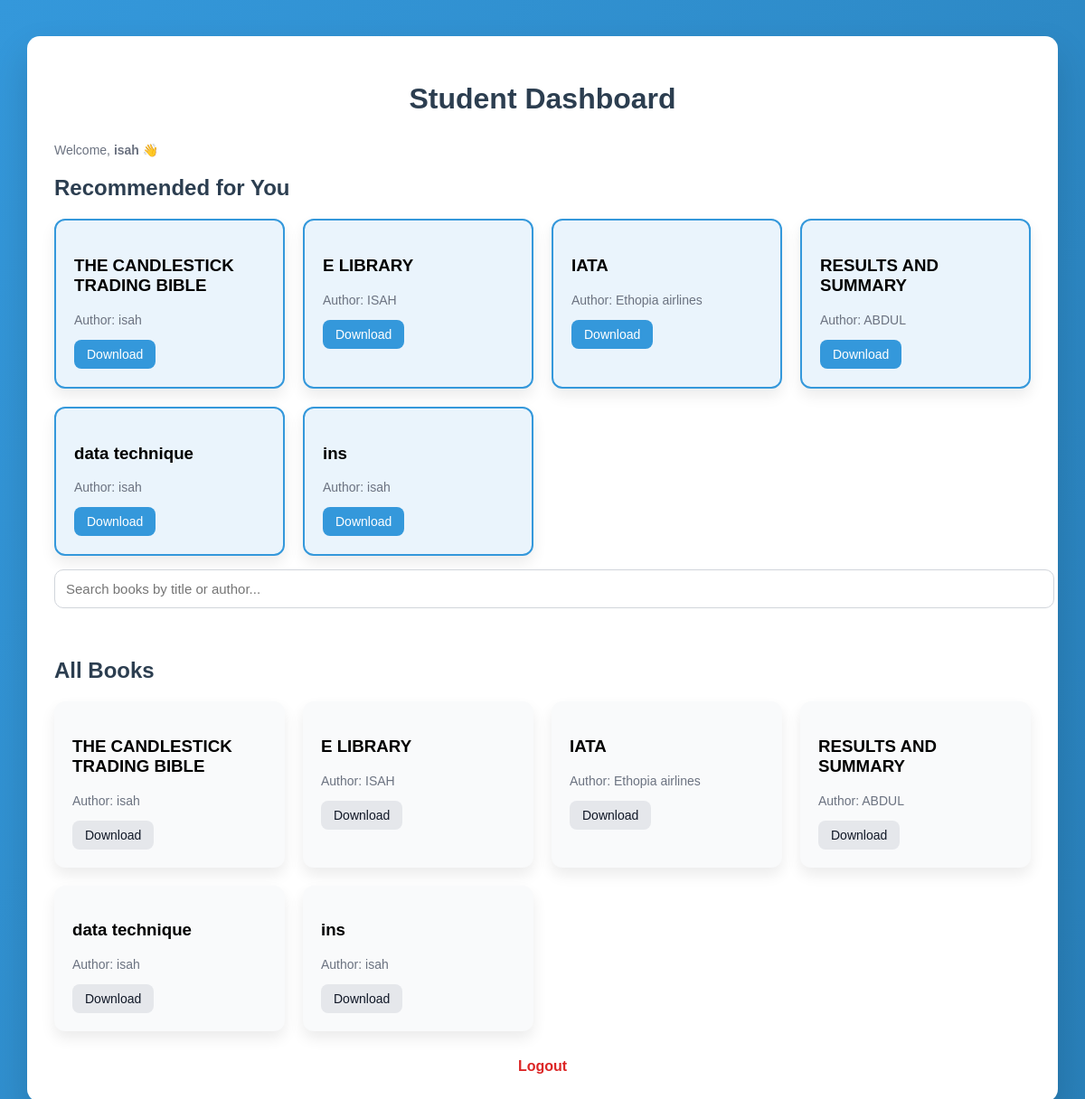
Screenshot of /student (signed in) with the database file from the repository.
### app.py (models this page shows)
class Book(db.Model):
    id = db.Column(db.Integer, primary_key=True)
    title = db.Column(db.String(200), nullable=False)
    author = db.Column(db.String(200), nullable=False)
    category = db.Column(db.String(100), nullable=False)
    filename = db.Column(db.String(200), nullable=False)
    approved = db.Column(db.Boolean, default=False)

### app.py (the view)
@app.route("/student")
def student_dashboard():
    if session.get("role") != "student":
        return redirect(url_for("login"))
    books = Book.query.filter_by(approved=True).all()
    book_data = []
    for book in books:
        book_data.append({
            "title": book.title,
            "author": book.author,
            "filename": book.filename,
            "downloads": 50,
            "author_popularity": 1,
            "category_science": 1
        })
    recommended_books = recommend_books(book_data)
    if not recommended_books and books:
        recommended_books = [{
            "title": books[0].title,
            "author": books[0].author,
            "filename": books[0].filename
        }]
    return render_template(
        "student_dashboard.html",
        books=books,
        recommended_books=recommended_books
    )

### ml/recommendation_model.py (called while the page is built)
def recommend_books(book_data):
    recommendations = []
    for book in book_data:
        if book.get("downloads", 0) > 40:
            recommendations.append(book)
    return recommendations

### templates/student_dashboard.html (shortened to what this page needs)
<!DOCTYPE html>
<html lang="en">
<head>
    <link rel="stylesheet" href="{{ url_for('static', filename='css/style.css') }}">
</head>
<body>
<div class="container">
    <h1 class="page-title">Student Dashboard</h1>
    <p class="muted" style="margin-bottom: 20px;">
        Welcome, <strong>{{ session.get('username', 'Student') }}</strong> 👋
    </p>
    <h2>Recommended for You</h2>
    <div class="grid">
        {% if recommended_books %}
            {% for book in recommended_books %}
                <div class="card highlight">
                    <h3>{{ book.title }}</h3>
                    <p class="muted">Author: {{ book.author }}</p>
                    <a class="btn primary"
                       href="{{ url_for('download_book', filename=book.filename) }}">
                        Download
                    </a>
                </div>
            {% endfor %}
        {% else %}
            <p class="muted">No recommendations available yet.</p>
        {% endif %}
    </div>
    <input
        type="text"
        class="search-input"
        placeholder="Search books by title or author..."
        onkeyup="filterBooks()"
    >
    <h2 style="margin-top: 30px;">All Books</h2>
    <div class="grid">
        {% for book in books %}
            <div class="card book-card">
                <h3 class="book-title">{{ book.title }}</h3>
                <p class="muted book-author">Author: {{ book.author }}</p>
                <a class="btn"
                   href="{{ url_for('download_book', filename=book.filename) }}">
                    Download
                </a>
            </div>
        {% endfor %}
    </div>
    <a class="logout" href="{{ url_for('logout') }}">Logout</a>
</div>
</body>
</html>

### static/css/style.css (style rules this page uses)
:root { --primary: #3498db; --primary-dark: #2980b9; --bg-light: #f4f6f9; --text-dark: #2c3e50; }
body { font-family: Arial, sans-serif; background: linear-gradient(120deg, var(--primary), var(--primary-dark)); margin: 0; padding: 0; }
.container { width: 90%; max-width: 1100px; margin: 40px auto; background: #ffffff; padding: 30px; border-radius: 14px; box-shadow: 0 20px 40px rgba(0,0,0,0.15); }
h1.page-title { text-align: center; margin-bottom: 30px; color: var(--text-dark); }
h2 { color: var(--text-dark); }
.grid { display: grid; grid-template-columns: repeat(auto-fill, minmax(250px, 1fr)); gap: 20px; }
.card { background: #f9fafb; padding: 20px; border-radius: 12px; box-shadow: 0 8px 16px rgba(0,0,0,0.08); transition: transform 0.2s ease; }
.muted { color: #6b7280; font-size: 14px; }
.btn { display: inline-block; padding: 8px 14px; border-radius: 8px; text-decoration: none; background: #e5e7eb; color: #111827; font-size: 14px; }
.btn.primary { background: var(--primary); color: #fff; }
.search-input { width: 100%; padding: 12px; margin: 15px 0 25px; border-radius: 10px; border: 1px solid #d1d5db; font-size: 15px; }
.logout { display: block; margin-top: 30px; text-align: center; color: #dc2626; font-weight: bold; text-decoration: none; }
.highlight { border: 2px solid var(--primary); background: #eaf4fc; }

### rows the page displays
Book: title "THE CANDLESTICK TRADING BIBLE", author "isah"
Book: title "E LIBRARY", author "ISAH"
Book: title "IATA", author "Ethopia airlines"
Book: title "RESULTS AND SUMMARY", author "ABDUL"
Book: title "data technique", author "isah"
Book: title "ins", author "isah"

### other values shown
{{ session.get('username', 'Student') }} "isah"
